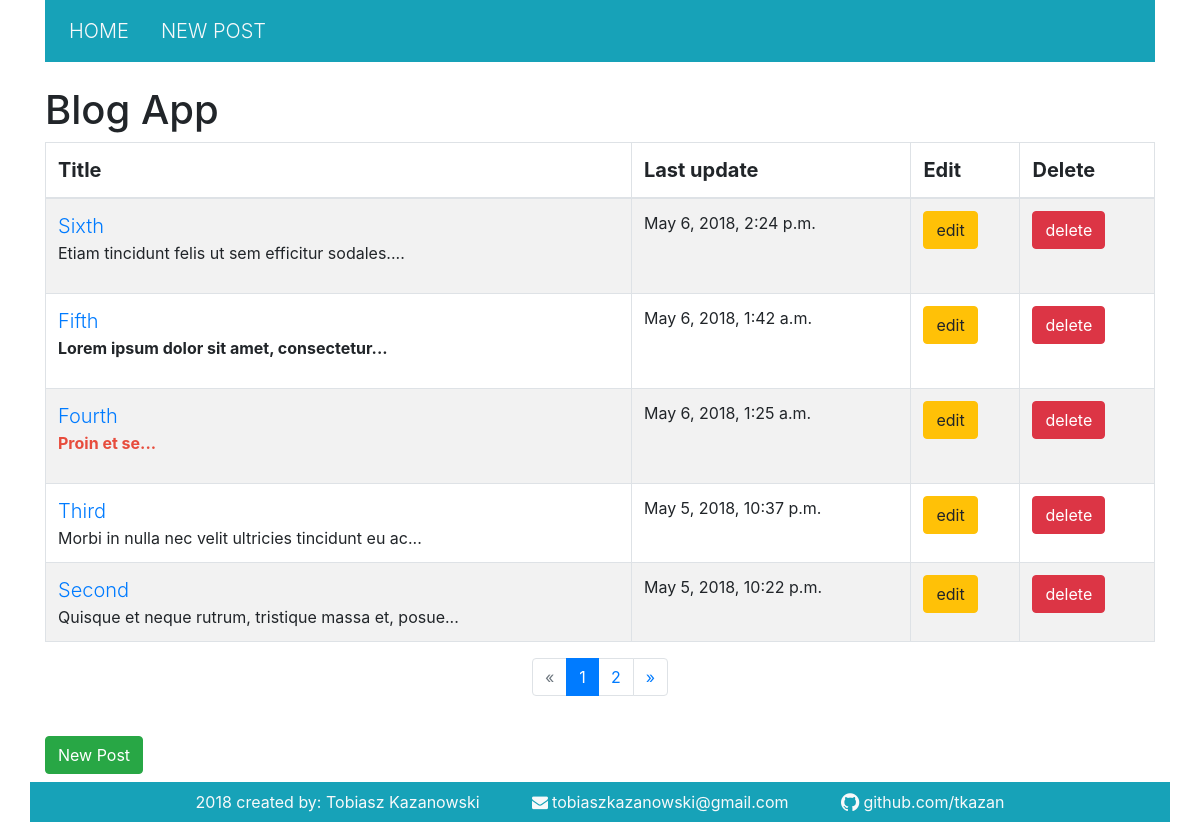
The app's page /, older data.
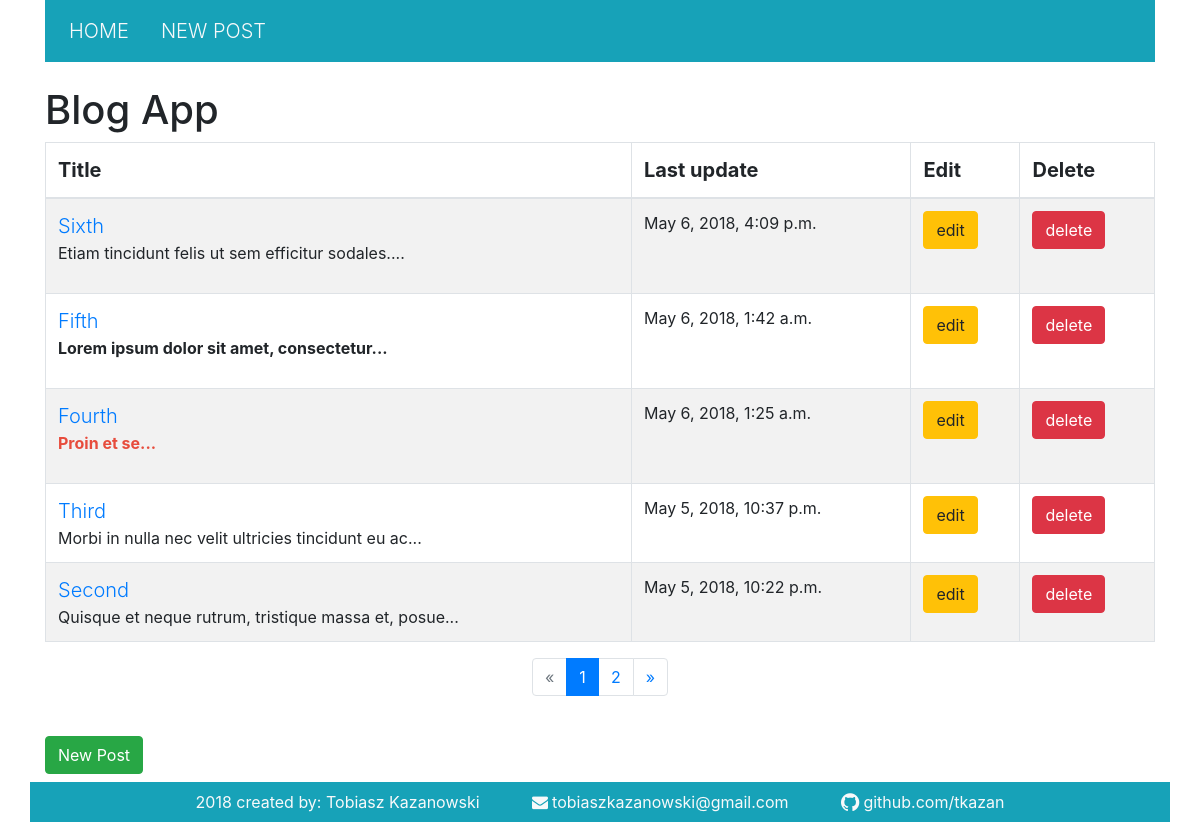
The same page, newer data.
### BlogApp/models.py (models this page shows, shortened)
class Post(models.Model):
    title = models.CharField(max_length=128)
    description = models.TextField()
    created_at = models.DateTimeField(auto_now_add=True)
    updated_at = models.DateTimeField(auto_now=True)

### BlogApp/views.py (the view)
# urls.py: url(r'^$', index, name='home'),
def index(request):
    post_list = Post.objects.all().order_by('-created_at')
    page = request.GET.get('page', 1)
    paginator = Paginator(post_list, 5)
    try:
        posts = paginator.page(page)
    except PageNotAnInteger:
        posts = paginator.page(1)
    except EmptyPage:
        posts = paginator.page(paginator.num_pages)
    return render(request, 'index.html', {"posts": posts})

### BlogApp/templates/index.html (shortened to what this page needs)
{% extends 'base.html'%}
{% block content %}
    <h1 class="font-bold">Blog App</h1>
    <table class="table table-striped table-bordered">
        <thead class="lead">
            <th>Title</th>
            <th>Last update</th>
            <th>Edit</th>
            <th>Delete</th>
        </thead>
        <tbody>
        {% for post in posts %}
            <tr>
                <td>
                    <a class="lead" href="{% url 'post' post.id %}">{{ post.title }}</a>
                    <br/>
                    {{ post.description|slice:":50"|safe }}...
                </td>
                <td>{{ post.updated_at }}</td>
                <td>
                    <a href="{% url 'edit' post.id %}">
                        <button class="btn btn-warning">edit</button>
                    </a>
                </td>
                <td>
                    <a href="{% url 'delete' post.id %}">
                        <button class="btn btn-danger">delete</button>
                    </a>
                </td>
            </tr>
        {% endfor %}
        </tbody>
    </table>
    {% if posts.has_other_pages %}
    <ul class="pagination justify-content-center">
        {% if posts.has_previous %}
            <li class="page-item"><a class="page-link" href="?page={{ posts.previous_page_number }}">&laquo;</a></li>
        {% else %}
            <li class="page-item disabled"><span class="page-link">&laquo;</span></li>
        {% endif %}
        {% for i in posts.paginator.page_range %}
        {% if posts.number == i %}
            <li class="page-item active"><span class="page-link">{{ i }} <span class="sr-only">(current)</span></span></li>
        {% else %}
            <li class="page-item"><a class="page-link" href="?page={{ i }}">{{ i }}</a></li>
        {% endif %}
        {% endfor %}
        {% if posts.has_next %}
            <li class="page-item"><a class="page-link" href="?page={{ posts.next_page_number }}">&raquo;</a></li>
        {% else %}
            <li class="page-item disabled"><span class="page-link">&raquo;</span></li>
        {% endif %}
    </ul>
    {% endif %}
    <br/>
    <a href="{% url 'new' %}"><button class="btn btn-success">New Post</button></a>
{% endblock %}

Row changes from the older to the newer data that the page shows:
changed Post "Sixth": updated_at "May 6, 2018, 2:24 p.m." → "May 6, 2018, 4:09 p.m."
